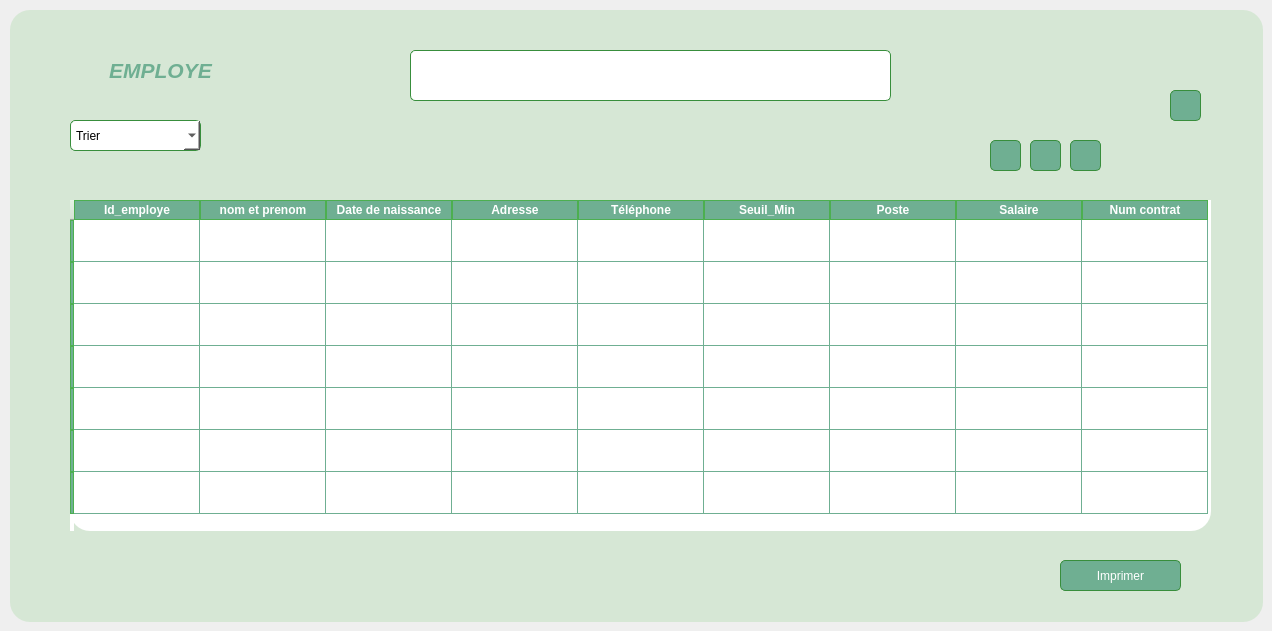
      <widget class="QWidget" name="tab_15">
       <attribute name="title">
        <string>gestion Employé</string>
       </attribute>
       <widget class="QLineEdit" name="le_recherche_3">
        <property name="geometry">
         <rect>
          <x>410</x>
          <y>50</y>
          <width>481</width>
          <height>51</height>
         </rect>
        </property>
        <property name="styleSheet">
         <string notr="true">*{
    background-color: #FFFFFF;  /* White input field */
    border: 1px solid #388E3C;  /* Darker green border */
    border-radius: 5px;
    color: #2E7D32;             /* Dark green text */
    padding: 3px;
}</string>
        </property>
       </widget>
       <widget class="QPushButton" name="pb_select_3">
        <property name="geometry">
         <rect>
          <x>1030</x>
          <y>140</y>
          <width>31</width>
          <height>31</height>
         </rect>
        </property>
        <property name="styleSheet">
         <string notr="true">*{
    background-color: #6FAF92;  /* Medium green button */
    border: 1px solid #388E3C;  /* Darker green border */
    border-radius: 5px;
    color: #FFFFFF;             /* White text for contrast */
    padding: 5px;
}

*:hover {
    background-color: #81C784;  /* Lighter green on hover */
}</string>
        </property>
        <property name="text">
         <string/>
        </property>
        <property name="icon">
         <iconset>
          <normaloff>../../bouton-modifier.png</normaloff>../../bouton-modifier.png</iconset>
        </property>
       </widget>
       <widget class="QPushButton" name="pb_ajouter_3">
        <property name="geometry">
         <rect>
          <x>990</x>
          <y>140</y>
          <width>31</width>
          <height>31</height>
         </rect>
        </property>
        <property name="styleSheet">
         <string notr="true">*{
    background-color: #6FAF92;  /* Medium green button */
    border: 1px solid #388E3C;  /* Darker green border */
    border-radius: 5px;
    color: #FFFFFF;             /* White text for contrast */
    padding: 5px;
}

*:hover {
    background-color: #81C784;  /* Lighter green on hover */
}</string>
        </property>
        <property name="text">
         <string/>
        </property>
        <property name="icon">
         <iconset>
          <normaloff>../../bouton-supprimer.png</normaloff>../../bouton-supprimer.png</iconset>
        </property>
        <property name="iconSize">
         <size>
          <width>19</width>
          <height>30</height>
         </size>
        </property>
       </widget>
       <widget class="QComboBox" name="comboBox_4">
        <property name="geometry">
         <rect>
          <x>70</x>
          <y>120</y>
          <width>131</width>
          <height>31</height>
         </rect>
        </property>
        <property name="styleSheet">
         <string notr="true">*{
	font: 700 italic 10pt &quot;Segoe UI&quot;;
    background-color: #FFFFFF;  /* Medium green button */
    border: 1px solid #388E3C;  /* Darker green border */
    border-radius: 5px;
    color: #000000
;             /* White text for contrast */
    padding: 5px;
}

*:hover {
    background-color: #6FAF92;  /* Lighter green on hover */
}</string>
        </property>
        <property name="insertPolicy">
         <enum>QComboBox::NoInsert</enum>
        </property>
        <item>
         <property name="text">
          <string>Trier</string>
         </property>
        </item>
        <item>
         <property name="text">
          <string>salaire</string>
         </property>
        </item>
        <item>
         <property name="text">
          <string>poste</string>
         </property>
        </item>
       </widget>
       <widget class="QPushButton" name="pb_imprimer_3">
        <property name="geometry">
         <rect>
          <x>1060</x>
          <y>560</y>
          <width>121</width>
          <height>31</height>
         </rect>
        </property>
        <property name="styleSheet">
         <string notr="true">*{
    background-color: #6FAF92;  /* Medium green button */
    border: 1px solid #388E3C;  /* Darker green border */
    border-radius: 5px;
    color: #FFFFFF;             /* White text for contrast */
    padding: 5px;
}

*:hover {
    background-color: #81C784;  /* Lighter green on hover */
}</string>
        </property>
        <property name="text">
         <string>Imprimer</string>
        </property>
        <property name="icon">
         <iconset>
          <normaloff>../../imprimer.png</normaloff>../../imprimer.png</iconset>
        </property>
       </widget>
       <widget class="QPushButton" name="pb_select_23">
        <property name="geometry">
         <rect>
          <x>840</x>
          <y>60</y>
          <width>41</width>
          <height>31</height>
         </rect>
        </property>
        <property name="styleSheet">
         <string notr="true">*{
    background-color: #FFFFFF;  /* Medium green button */
    border: 1px solid #FFFFFF;  /* Darker green border */
    border-radius: 5px;
    color: #FFFFFF;             /* White text for contrast */
    padding: 5px;
}

*:hover {
    background-color: #FFFFFF;  /* Lighter green on hover */
}</string>
        </property>
        <property name="text">
         <string/>
        </property>
        <property name="icon">
         <iconset>
          <normalon>../../Bureau/recherche1.png</normalon>
         </iconset>
        </property>
       </widget>
       <widget class="QGroupBox" name="groupBox_14">
        <property name="geometry">
         <rect>
          <x>10</x>
          <y>10</y>
          <width>1253</width>
          <height>612</height>
         </rect>
        </property>
        <property name="styleSheet">
         <string notr="true">background-color:#D6E7D5;

border-radius : 20px;</string>
        </property>
        <property name="title">
         <string/>
        </property>
        <widget class="QLabel" name="label_63">
         <property name="geometry">
          <rect>
           <x>50</x>
           <y>30</y>
           <width>201</width>
           <height>61</height>
          </rect>
         </property>
         <property name="styleSheet">
          <string notr="true">*{
    color: #6FAF92;
    font-size: 16px; /* Taille du texte (ajustable) */
    font-weight: normal; /* Style du texte */
}</string>
         </property>
         <property name="text">
          <string>&lt;html&gt;&lt;head/&gt;&lt;body&gt;&lt;p align=&quot;center&quot;&gt;&lt;span style=&quot; font-size:16pt; font-weight:700; font-style:italic;&quot;&gt;EMPLOYE&lt;/span&gt;&lt;/p&gt;&lt;/body&gt;&lt;/html&gt;</string>
         </property>
        </widget>
        <widget class="QPushButton" name="pb_select_4">
         <property name="geometry">
          <rect>
           <x>1060</x>
           <y>130</y>
           <width>31</width>
           <height>31</height>
          </rect>
         </property>
         <property name="styleSheet">
          <string notr="true">*{
    background-color: #6FAF92;  /* Medium green button */
    border: 1px solid #388E3C;  /* Darker green border */
    border-radius: 5px;
    color: #FFFFFF;             /* White text for contrast */
    padding: 5px;
}

*:hover {
    background-color: #81C784;  /* Lighter green on hover */
}</string>
         </property>
         <property name="text">
          <string/>
         </property>
         <property name="icon">
          <iconset>
           <normaloff>../../plus-circle.svg</normaloff>../../plus-circle.svg</iconset>
         </property>
        </widget>
        <widget class="QPushButton" name="pushButton_16">
         <property name="geometry">
          <rect>
           <x>1160</x>
           <y>80</y>
           <width>31</width>
           <height>31</height>
          </rect>
         </property>
         <property name="styleSheet">
          <string notr="true">*{
    background-color: #6FAF92;  /* Medium green button */
    border: 1px solid #388E3C;  /* Darker green border */
    border-radius: 5px;
    color: #FFFFFF;             /* White text for contrast */
    padding: 5px;
}

*:hover {
    background-color: #81C784;  /* Lighter green on hover */
}</string>
         </property>
         <property name="text">
          <string/>
         </property>
         <property name="icon">
          <iconset>
           <normaloff>../../graphique-a-barres (1).png</normaloff>../../graphique-a-barres (1).png</iconset>
         </property>
        </widget>
        <widget class="QTableWidget" name="tableWidget_5">
         <property name="geometry">
          <rect>
           <x>60</x>
           <y>190</y>
           <width>1141</width>
           <height>331</height>
          </rect>
         </property>
         <property name="styleSheet">
          <string notr="true">*{
    gridline-color: #6FAF92; /* Bordures du tableau en vert doux */
    background-color: #ffffff; /* Fond des cellules blanches */
    selection-background-color: #4CAF50; /* Couleur de fond lors de la sélection d'une ligne */
border:none;

}

/* En-têtes du tableau */
QHeaderView::section {
    background-color: #6FAF92; /* Fond vert doux des en-têtes */
    color: #ffffff; /* Texte blanc */
    border: 1px solid #4CAF50; /* Bordure verte plus foncée */
    text-align: left; /* Alignement du texte à gauche */
    font-weight: bold; /* Texte en gras */
}

/* Alignement du texte dans les cellules */
QTableView::item {
    padding: 8px; /* Espacement interne pour plus d'aération */
    text-align: center; /* Alignement centré du texte */
    color: #333; /* Couleur du texte dans les cellules */
}

/* Survol des cellules */
QTableView::item:hover {
    background-color: #e8f5e9; /* Léger vert pâle au survol */
}

/* Style des lignes sélectionnées */
QTableView::item:selected {
    background-color: #4CAF50; /* Fond vert vif pour la ligne sélectionnée */
    color: #ffffff; /* Texte blanc sur la sélection */
}
</string>
         </property>
         <attribute name="horizontalHeaderDefaultSectionSize">
          <number>126</number>
         </attribute>
         <attribute name="verticalHeaderDefaultSectionSize">
          <number>42</number>
         </attribute>
         <row>
          <property name="text">
           <string/>
          </property>
         </row>
         <row>
          <property name="text">
           <string/>
          </property>
         </row>
         <row>
          <property name="text">
           <string/>
          </property>
         </row>
         <row>
          <property name="text">
           <string/>
          </property>
         </row>
         <row>
          <property name="text">
           <string/>
          </property>
         </row>
         <row>
          <property name="text">
           <string/>
          </property>
         </row>
         <row>
          <property name="text">
           <string/>
          </property>
         </row>
         <column>
          <property name="text">
           <string>Id_employe</string>
          </property>
          <property name="font">
           <font>
            <italic>false</italic>
            <bold>true</bold>
            <strikeout>false</strikeout>
           </font>
          </property>
         </column>
         <column>
          <property name="text">
           <string>nom et prenom</string>
          </property>
          <property name="font">
           <font>
            <bold>true</bold>
           </font>
          </property>
         </column>
         <column>
          <property name="text">
           <string>Date de naissance</string>
          </property>
          <property name="font">
           <font>
            <bold>true</bold>
           </font>
          </property>
         </column>
         <column>
          <property name="text">
           <string>Adresse</string>
          </property>
          <property name="whatsThis">
           <string notr="true"/>
          </property>
          <property name="font">
           <font>
            <pointsize>9</pointsize>
            <bold>true</bold>
           </font>
          </property>
         </column>
         <column>
          <property name="text">
           <string>Téléphone</string>
          </property>
          <property name="font">
           <font>
            <bold>true</bold>
           </font>
          </property>
         </column>
         <column>
          <property name="text">
           <string>Seuil_Min</string>
          </property>
          <property name="font">
           <font>
            <bold>true</bold>
           </font>
          </property>
         </column>
         <column>
          <property name="text">
           <string>Poste</string>
          </property>
         </column>
         <column>
          <property name="text">
           <string>Salaire</string>
          </property>
         </column>
         <column>
          <property name="text">
           <string>Num contrat</string>
          </property>
         </column>
        </widget>
       </widget>
       <zorder>groupBox_14</zorder>
       <zorder>le_recherche_3</zorder>
       <zorder>pb_select_3</zorder>
       <zorder>pb_ajouter_3</zorder>
       <zorder>comboBox_4</zorder>
       <zorder>pb_imprimer_3</zorder>
       <zorder>pb_select_23</zorder>
      </widget>
